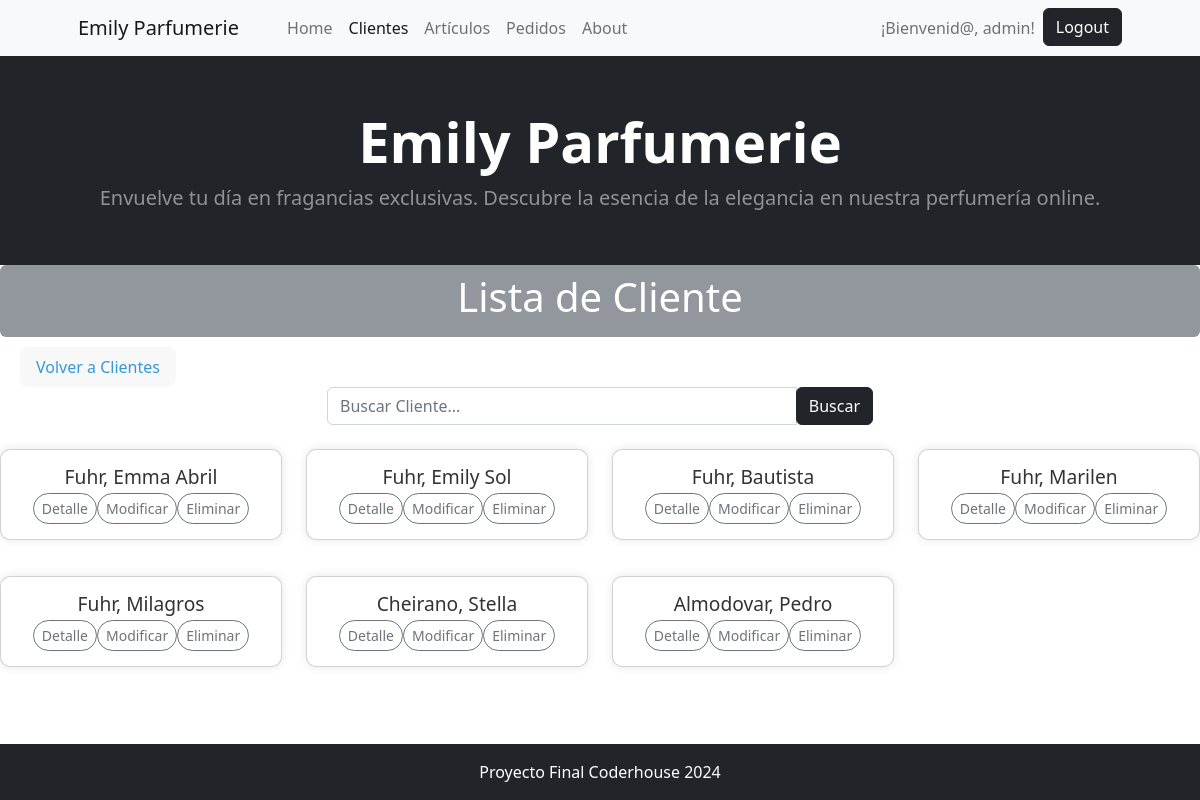
The page /cliente/cliente/list/ (signed in) on the database as committed earlier.
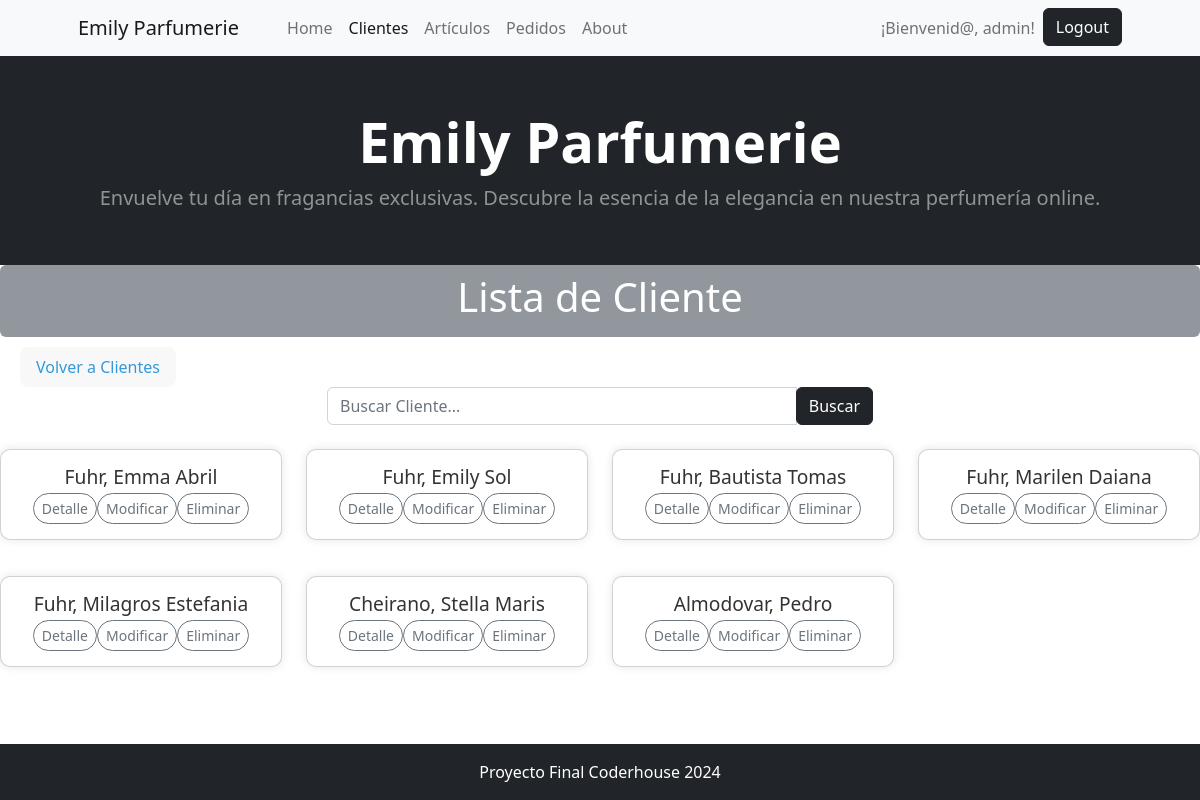
The same page on the database as committed later.
### cliente/models.py (models this page shows)
class Cliente(models.Model):
    nombre = models.CharField(max_length=200, verbose_name='Nombre')
    apellido = models.CharField(max_length=200, verbose_name='Apellido')
    dni = models.CharField(max_length=8,verbose_name='DNI', unique=True)
    fecha_nacimiento = models.DateField(null=True, blank=True, verbose_name="Fecha de Nacimiento")
    direccion =  models.CharField(max_length=200, verbose_name='Dirección')
    ciudad =  models.CharField(max_length=200, verbose_name='Ciudad', default='',null=False)
    def __str__(self):
        return f"{self.apellido}, {self.nombre}"
    class Meta:
        verbose_name_plural = "Clientes"
        verbose_name = 'Cliente'

### cliente/views.py (the view)
# urls.py: path("cliente/list/", views.ClienteList.as_view(), name="cliente_list"),
@method_decorator(login_required, name='dispatch')
class ClienteList(ListView):
    model = models.Cliente
    def get_queryset(self):
        queryset = super().get_queryset()
        consulta = self.request.GET.get('consulta')
        if consulta:
            queryset = queryset.filter(
                Q(nombre__icontains=consulta) |
                Q(apellido__icontains=consulta)
            )
        return queryset

### cliente/templates/cliente/cliente_list.html (shortened to what this page needs)
{% extends 'core/base.html' %}
{% block titulo %}
    Lista de Cliente
{% endblock titulo %}
{% block contenido %}
<div style="margin-left: 20px; margin-top: 10px; display: inline-block; background-color: #f8f8f8; color: #3498db; padding: 8px 16px; border-radius: 8px;">
    <a href="{% url 'cliente:home' %}" style="color: #3498db; text-decoration: none;">Volver a Clientes</a>
</div>
<div class="container">
    <div class="row justify-content-center">
        <div class="col-md-6">
            <form class="form-inline" action="{% url 'cliente:cliente_list' %}" method="get">
                <div class="input-group">
                    <input type="text" class="form-control" name="consulta" placeholder="Buscar Cliente...">
                    <div class="input-group-append">
                        <button class="btn btn-dark" type="submit">Buscar</button>
                    </div>
                </div>
            </form>
        </div>
    </div>
</div>
<section class="clientes mt-4">
    <div class="row">
        {% for cliente in object_list %}
            <div class="col-md-3 mb-3">
                <div class="card-container">
                    <div class="card">
                        <div class="card-body">
                            <h3 class="card-title">{{ cliente }}</h3>
                            <div class="d-flex justify-content-center">
                                <a href="{% url 'cliente:cliente_detail' cliente.id %}" class="btn btn-outline-secondary btn-sm rounded-pill">Detalle</a>
                                <a href="{% url 'cliente:cliente_update' cliente.id %}" class="btn btn-outline-secondary btn-sm rounded-pill">Modificar</a>
                                <a href="{% url 'cliente:cliente_delete' cliente.id %}" class="btn btn-outline-secondary btn-sm rounded-pill">Eliminar</a>
                            </div>
                        </div>
                    </div>
                </div>
            </div>
        {% endfor %}
    </div>
</section>
<div style="height: 50px;"></div>
{% endblock contenido %}

### core/templates/core/base.html (shortened to what this page needs)
{% load static %}
<!DOCTYPE html>
<html lang="es">
    <head>
        <link href="https://cdn.jsdelivr.net/npm/bootstrap-icons@1.5.0/font/bootstrap-icons.css" rel="stylesheet" />
        <link href="{% static 'core/css/styles.css' %}" rel="stylesheet" />
    </head>
    <body>
        {% include 'core/components/navbar.html' %}
        {% include 'core/components/header.html' %}
        <div class="text-center text-bg-secondary bg-opacity-75    p-2 rounded">
            <h1 class="display-6  fw-normal ">
                {% block titulo %}
                {% endblock titulo %}
            </h1>
        </div>
        {% block contenido %}
        {% endblock contenido %}
        {% include 'core/components/footer.html' %}
    </body>
</html>

### core/templates/core/components/navbar.html (shortened to what this page needs)
<nav class="navbar navbar-expand-lg navbar-light bg-light">
    <div class="container px-4 px-lg-5">
        <a class="navbar-brand" href="{% url 'core:home' %}">Emily Parfumerie</a>
        <div class="collapse navbar-collapse" id="navbarSupportedContent">
            <ul class="navbar-nav me-auto mb-2 mb-lg-0 ms-lg-4">
                <li class="nav-item"><a class="nav-link {% if request.path == "/" %}active{% endif %}" aria-current="page" href="{% url 'core:home' %}">Home</a></li>
            {% if user.is_authenticated %}
                <li class="nav-item"><a class="nav-link {% if "/cliente/cliente" in request.path %}active{% endif %}" href="{% url 'cliente:home' %}">Clientes</a></li>
                <li class="nav-item"><a class="nav-link {% if "/articulo/" in request.path %}active{% endif %}" href="{% url 'articulo:home' %}">Artículos</a></li>
                <li class="nav-item"><a class="nav-link {% if "cliente/pedido" in request.path %}active{% endif %}" href="{% url 'cliente:pedidos' %}">Pedidos</a></li>
            {% endif %}
                <li class="nav-item"><a class="nav-link {% if "/about/" in request.path %}active{% endif %}" href="{% url 'core:about' %}">About</a></li>
            </ul>
            <ul class="navbar-nav ml-auto">
                {% if user.is_authenticated %}
                    <li class="nav-item">
                        <a class="nav-link">¡Bienvenid@, {{ user.username }}!</a>
                    </li>
                    <li class="nav-item ">
                        <form action="{% url 'core:logout' %}" method="post">
                            <button type="submit" class="btn btn-dark ">Logout</button>
                        </form>
                    </li>
                {% else %}
                    <li class="nav-item"><a class="nav-link {% if "/login" in request.path %}active{% endif %}" href="{% url 'core:login' %}">Login</a></li>
                    <li class="nav-item"><a class="nav-link {% if "/register" in request.path %}active{% endif %}" href="{% url 'core:register' %}">Registrarse</a></li>
                {% endif %}
            </ul>
        </div>
    </div>
</nav>

### core/templates/core/components/header.html
<header class="bg-dark py-1">
    <div class="container px-4 px-lg-5 my-5">
        <div class="text-center text-white">
            <h1 class="display-4 fw-bolder">Emily Parfumerie</h1>
            <p class="lead fw-normal text-white-50 mb-0">Envuelve tu día en fragancias exclusivas. Descubre la esencia de la elegancia en nuestra perfumería online.</p>
        </div>
    </div>
</header>

### core/templates/core/components/footer.html
<footer class="py-3 bg-dark fixed-bottom">
    <div class="container"><p class="m-0 text-center text-white">Proyecto Final Coderhouse 2024</p></div>
</footer>

### cliente/templates/cliente/cliente_list.html (style rules this page uses)
.card { max-width: 18rem; margin-bottom: 20px; border-radius: 10px; box-shadow: 0px 0px 10px rgba(0, 0, 0, 0.1); height: 100%; }
.card-body { padding: 15px; height: 100%; }
.card-title { margin-bottom: 5px; font-size: 1.2rem; color: #333; text-align: center; }
.card-container { margin: 0 auto; text-align: center; }

Rows that differ between the two databases and show on the page:
changed Cliente: apellido+nombre "Fuhr, Bautista" → "Fuhr, Bautista Tomas"
changed Cliente: apellido+nombre "Fuhr, Marilen" → "Fuhr, Marilen Daiana"
changed Cliente: apellido+nombre "Fuhr, Milagros" → "Fuhr, Milagros Estefania"
changed Cliente: apellido+nombre "Cheirano, Stella" → "Cheirano, Stella Maris"
